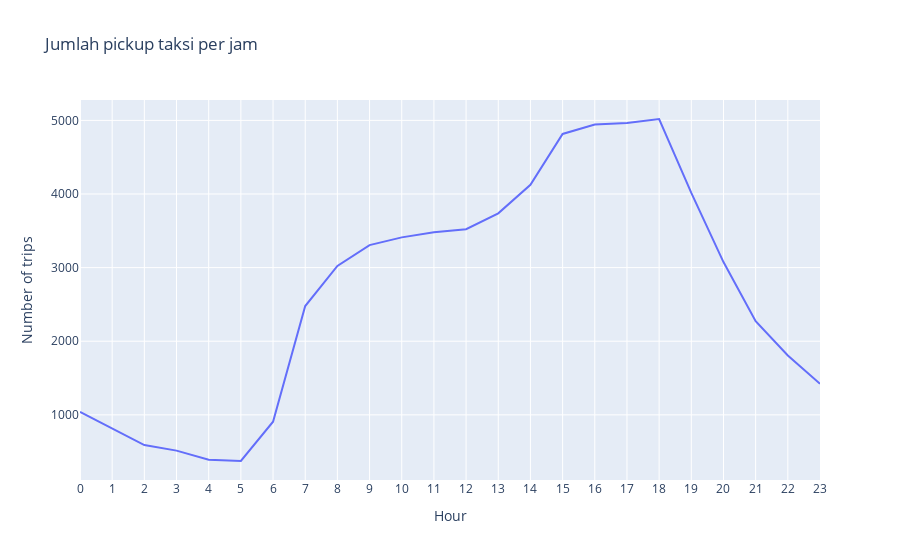

Here is the notebook cell this chart was saved with:
### Code cell
#time series plot
fig = px.line(hour_trips, x='hour', y='number of trips', title='Jumlah pickup taksi per jam')
fig.update_layout(xaxis_title='Hour', yaxis_title='Number of trips')
#xticks
fig.update_xaxes(nticks=24)
fig.show()

### Figure 1 — Plotly figure (JSON) as saved in the notebook; plotly's stock layout.template omitted (floating-point values rounded to 4 significant figures)
{"data": [{"hovertemplate": "hour=%{x}<br>number of trips=%{y}<extra></extra>", "legendgroup": "", "line": {"color": "#636efa", "dash": "solid"}, "marker": {"symbol": "circle"}, "mode": "lines", "name": "", "orientation": "v", "showlegend": false, "type": "scatter", "x": [0, 1, 2, 3, 4, 5, 6, 7, 8, 9, 10, 11, 12, 13, 14, 15, 16, 17, 18, 19, 20, 21, 22, 23], "xaxis": "x", "y": [1040, 815, 589, 514, 390, 373, 907, 2478, 3023, 3306, 3411, 3482, 3522, 3738, 4126, 4816, 4944, 4966, 5019, 4016, 3075, 2273, 1806, 1421], "yaxis": "y"}], "layout": {"legend": {"tracegroupgap": 0}, "title": {"text": "Jumlah pickup taksi per jam"}, "xaxis": {"anchor": "y", "domain": [0, 1], "nticks": 24, "title": {"text": "Hour"}}, "yaxis": {"anchor": "x", "domain": [0, 1], "title": {"text": "Number of trips"}}}}
